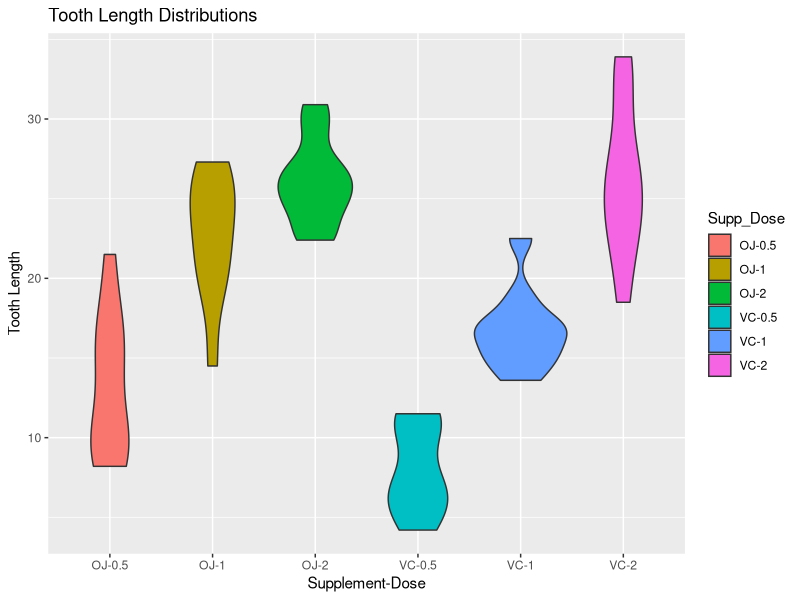

This figure's R source:
## ---- chunk 1
library(ggplot2)
library(tidyr)
library(dplyr)
## ---- chunk 2
data("ToothGrowth")
ToothGrowth$Supp_Dose <- factor(paste(ToothGrowth$supp, ToothGrowth$dose, sep = '-'))
ToothGrowth %>% 
  select(len,Supp_Dose) %>% 
  group_by(Supp_Dose) %>% 
  summarise(mean = mean(len), sdev = sd(len), n = n()) %>% 
  as.data.frame()
## ---- chunk 3
ToothGrowth %>% 
  ggplot(aes(x = Supp_Dose, y = len, fill = Supp_Dose)) +
  geom_violin() +
  ggtitle("Tooth Length Distributions") +
  xlab("Supplement-Dose") +
  ylab("Tooth Length")
## ---- chunk 4
#Set up our length measurments for each group
OJ0.5 <- ToothGrowth[ToothGrowth$Supp_Dose=='OJ-0.5',]$len
OJ1 <- ToothGrowth[ToothGrowth$Supp_Dose=='OJ-1',]$len
OJ2 <- ToothGrowth[ToothGrowth$Supp_Dose=='OJ-2',]$len
VC0.5 <- ToothGrowth[ToothGrowth$Supp_Dose=='VC-0.5',]$len
VC1 <- ToothGrowth[ToothGrowth$Supp_Dose=='VC-1',]$len
VC2 <- ToothGrowth[ToothGrowth$Supp_Dose=='VC-2',]$len

#Test OJ1 vs OJ0.5
t.test(OJ1, OJ0.5)
#Test OJ2 vs OJ1
t.test(OJ2, OJ1)
#Test VC1 vs VC0.5
t.test(VC1, VC0.5)
#Test VC2 vs VC1
t.test(VC2, VC1)
